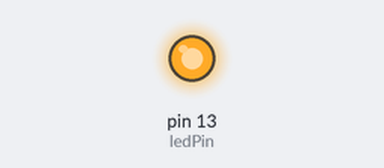
Simulated run of this sketch. Board: Arduino Uno, built with avr-gcc and run on an emulated ATmega328P. Shown: output pins drawn as LEDs (lit = HIGH).

Above: at 2.5 s.
At 7.5 s:
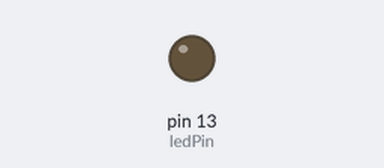
Timing chart, 0 to 13.0 s (numbered marks = the images above):
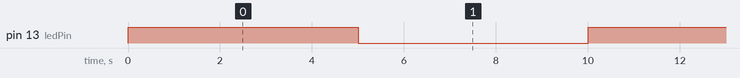

The sketch:

ledblink1.ino
```cpp
#include<SoftwareSerial.h>
int ledPin = 13;
void setup() {
  pinMode(ledPin,OUTPUT);
}

void loop() {
  for( int i = 0; i < 10; i++)
  {
    digitalWrite(ledPin,HIGH);
    delay(5000);
    digitalWrite(ledPin,LOW);
    delay(5000);
  }
}
```

Measured:
- by itself, pin 13 (ledPin): alternates HIGH for 5.0 s and LOW for 5.0 s
